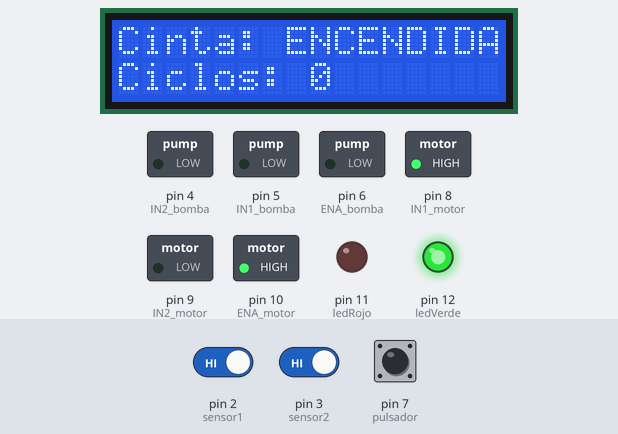
The sketch below on a simulated Arduino Uno, built with avr-gcc and run on an emulated ATmega328P. Shown: 16×2 character LCD, switched loads named in the sketch (green lamp = pin HIGH), output pins drawn as LEDs (lit = HIGH). The inputs (shaded band) are chosen by the test bench; at power-on: pin 7 (pulsador) HIGH, pin 2 (sensor1) HIGH, pin 3 (sensor2) HIGH.

Above: at 1.3 s.
1.4 s: pin 7 (pulsador) pulled LOW for 1 s
At 2.8 s:
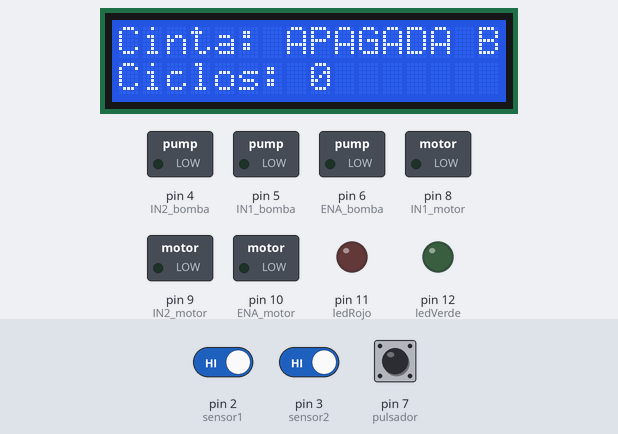
3.9 s: pin 7 (pulsador) pulled LOW for 0.15 s
At 5.1 s:
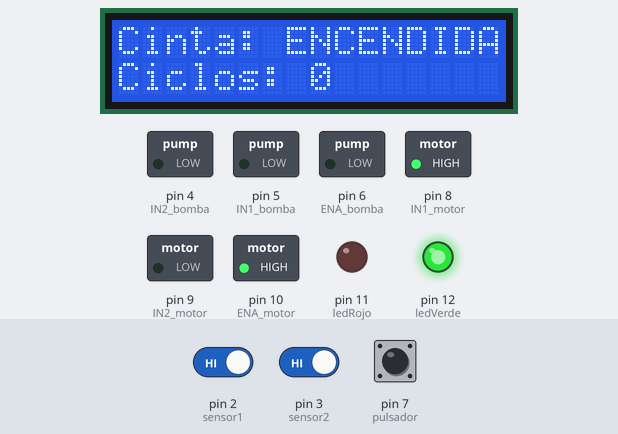
5.5 s: pin 2 (sensor1) driven LOW
At 6.2 s:
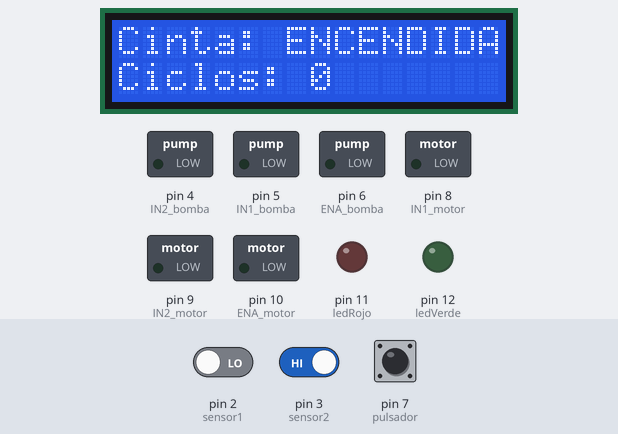
Timing chart, 0 to 14.0 s (numbered marks = the images above; inputs shaded):
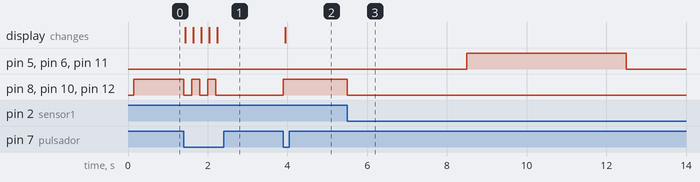

Measured:
- after the input at 1.4 s, pin 8 (IN1_motor), pin 10 (ENA_motor), pin 12 (ledVerde): alternates HIGH for 0.20 s and LOW for 0.20 s, 5 changes in all, then stays LOW, starting at once; the display: changes at once (image 1)
- after the input at 3.9 s, pin 8 (IN1_motor), pin 10 (ENA_motor), pin 12 (ledVerde): LOW → HIGH at once; the display: changes at once (image 2)
- after the input at 5.5 s, pin 5 (IN1_bomba), pin 6 (ENA_bomba), pin 11 (ledRojo): LOW → HIGH after 3.0 s, → LOW 4.0 s later; pin 8 (IN1_motor), pin 10 (ENA_motor), pin 12 (ledVerde): HIGH → LOW at once

The sketch:

CintaTransportadoraCompleto.ino
```cpp
#include <Wire.h>
#include <LiquidCrystal_I2C.h> // si da error descargar e instalar manualmente de https://github.com/johnrickman/LiquidCrystal_I2C?tab=readme-ov-file

// Configuración LCD I2C (dirección común 0x27 para 16x2)
LiquidCrystal_I2C lcd(0x27, 16, 2);

// Pines para el motor DC (cinta transportadora) conectados al Puente L298, ver la posibilidad de usar un capacitor para estabilizar el voltaje
const int ENA_motor = 10;
const int IN1_motor = 8;
const int IN2_motor = 9;

// Pines para la bomba de agua  conectados al Puente L298, ver la posibilidad de usar un capacitor para estabilizar el voltaje
const int ENA_bomba = 6;
const int IN1_bomba = 5;
const int IN2_bomba = 4;

// Sensores HW201
const int sensor1 = 2;
const int sensor2 = 3;

// LEDs y pulsador
const int ledRojo = 11;    // Bomba activa
const int ledVerde = 12;   // Cinta activa
const int pulsador = 7;    // Pausa/inicio

// Variables de estado
bool sistemaActivo = true;
int contadorBomba = 0;
unsigned long ultimoCambio = 0;
const int debounceDelay = 200;

void setup() {
  // Configurar pines de control
  pinMode(ENA_motor, OUTPUT);
  pinMode(IN1_motor, OUTPUT);
  pinMode(IN2_motor, OUTPUT);
  pinMode(ENA_bomba, OUTPUT);
  pinMode(IN1_bomba, OUTPUT);
  pinMode(IN2_bomba, OUTPUT);

  // Configurar LEDs y pulsador
  pinMode(ledRojo, OUTPUT);
  pinMode(ledVerde, OUTPUT);
  pinMode(pulsador, INPUT_PULLUP);

  // Configurar sensores
  pinMode(sensor1, INPUT);
  pinMode(sensor2, INPUT);

  // Iniciar LCD
  lcd.init();
  lcd.backlight();
  lcd.begin(16, 2);
  lcd.print("Sistema Listo");

  // Iniciar sistema
  activarMotorDC();//
  actualizarLCD();
}

void loop() {
  // Manejo del pulsador con antirrebote
  if (digitalRead(pulsador) == LOW && (millis() - ultimoCambio) > debounceDelay) {
    sistemaActivo = !sistemaActivo;// el signo de admiración invertido antecediendo a una función, significa que la está negando
    ultimoCambio = millis();

    if (sistemaActivo) {
      activarMotorDC();
    } else {
      detenerMotorDC();
      detenerBombaAgua();
    }
    actualizarLCD();
  }

  if (sistemaActivo) {
    // Leer sensores
    bool objetoDetectado1 = !digitalRead(sensor1);
    bool objetoDetectado2 = !digitalRead(sensor2);

    // Lógica principal
    if (objetoDetectado1 && !objetoDetectado2) {
      detenerMotorDC();
      delay(3000);

      activarBombaAgua();
      contadorBomba++;
      delay(4000);

      detenerBombaAgua();
      delay(2000);

      activarMotorDC();
      actualizarLCD();
    }

    if (objetoDetectado2) {
      detenerMotorDC();
      delay(1000);
      activarMotorDC();
      actualizarLCD();
    }
  }
}

// Funciones de control
void activarMotorDC() {
  digitalWrite(IN1_motor, HIGH);
  digitalWrite(IN2_motor, LOW);
  analogWrite(ENA_motor, 255);
  digitalWrite(ledVerde, HIGH);
}

void detenerMotorDC() {
  digitalWrite(IN1_motor, LOW);
  digitalWrite(IN2_motor, LOW);
  analogWrite(ENA_motor, 0);
  digitalWrite(ledVerde, LOW);
}

void activarBombaAgua() {
  digitalWrite(IN1_bomba, HIGH);
  digitalWrite(IN2_bomba, LOW);
  analogWrite(ENA_bomba, 255);
  digitalWrite(ledRojo, HIGH);
}

void detenerBombaAgua() {
  digitalWrite(IN1_bomba, LOW);
  digitalWrite(IN2_bomba, LOW);
  analogWrite(ENA_bomba, 0);
  digitalWrite(ledRojo, LOW);
}

void actualizarLCD() {
  lcd.clear();
  lcd.setCursor(0, 0);
  lcd.print("Cinta: ");
  lcd.print(digitalRead(ledVerde) ? "ENCENDIDA " : "APAGADA");
  lcd.print(" Bomba: ");
  lcd.print(digitalRead(ledRojo) ? "ENCENDIDA " : "APAGADA");

  lcd.setCursor(0, 1);
  lcd.print("Ciclos: ");
  lcd.print(contadorBomba);
}
```
